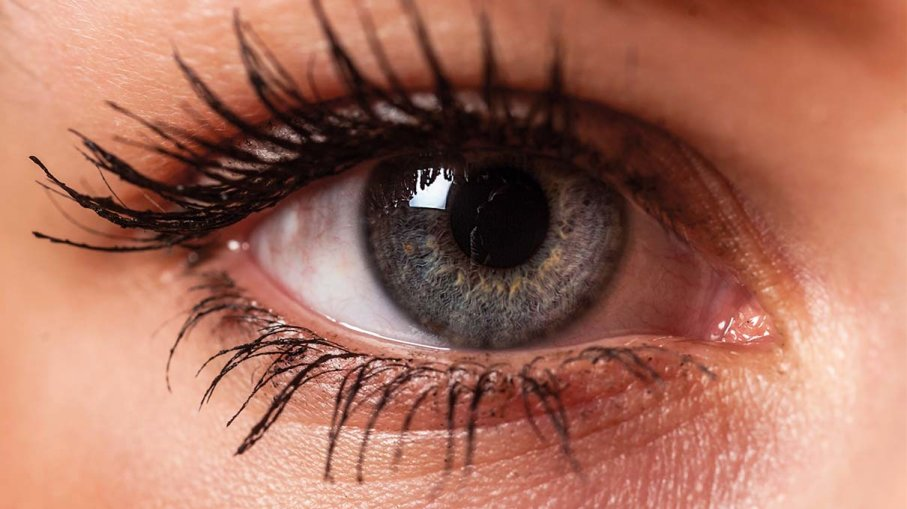
#> input picture input.jpg, 907 x 509 px
$ python main.py   (older library calls are emulated)
#> lines starting #> are read from the running program, lines starting #| are printed output that depends on the picture
import cv2
import numpy as np
from PIL import Image, ImageDraw

image = Image.open("input.jpg")
#> image is the input picture: PIL image 907x509 RGB; mean R, G, B 166, 110.1, 92.7
draw = ImageDraw.Draw(image)
width = image.size[0]
#> width = 907
height = image.size[1]
#> height = 509

resize_img = Image.open("input.jpg")
resize_img = resize_img.resize((width, height), Image.ANTIALIAS)

image = resize_img
pix = image.load()

for i in range(width):
    for j in range(height):
        a = pix[i, j][0]
        b = pix[i, j][1]
        c = pix[i, j][2]
        S = (a + b + c) // 3
        draw.point((i, j), (S, S, S))

image.save("input-gray.jpg", "JPEG")
del draw

img = cv2.imread("input-gray.jpg", 0)
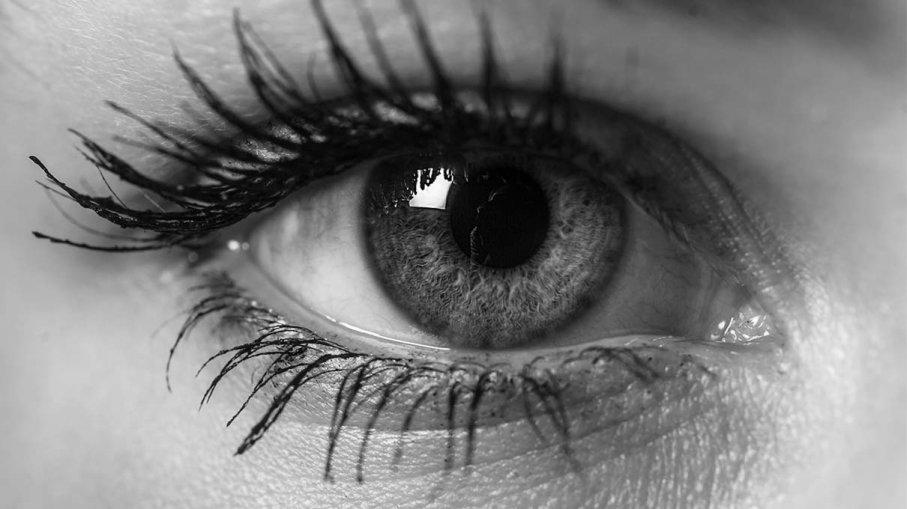
#> img: shape (509, 907); min 0, max 255, mean 124.8
img = cv2.medianBlur(img, 5)
cimg = cv2.cvtColor(img, cv2.COLOR_GRAY2BGR)
circles = cv2.HoughCircles(img, cv2.HOUGH_GRADIENT, 1, 75, param1=75, param2=30, minRadius=130, maxRadius=150)
#> circles = [[493.5, 214.5, 136.2]]
circles = np.uint16(np.around(circles))
#> circles = [[494, 214, 136]]
for i in circles[0, :]:
    cv2.circle(cimg, (i[0], i[1]), i[2], (0, 255, 0), 2)  # draw the outer circle
    cv2.circle(cimg, (i[0], i[1]), 2, (0, 0, 255), 3)  # draw the center of the circle
#> this loop made 1 pass
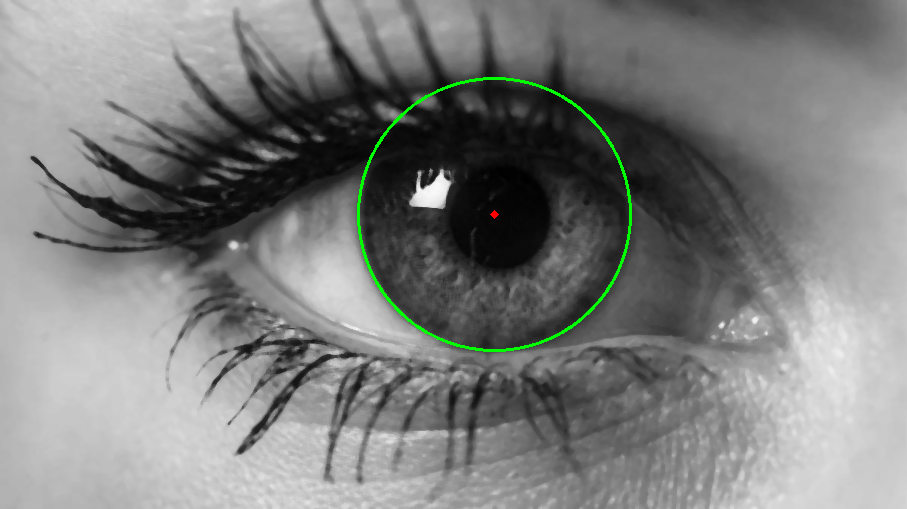
#> cimg: shape (509, 907, 3); mean B, G, R 124.3, 125.8, 124.3

cv2.imwrite("output.jpg", cimg)  # save img
cv2.destroyAllWindows()
